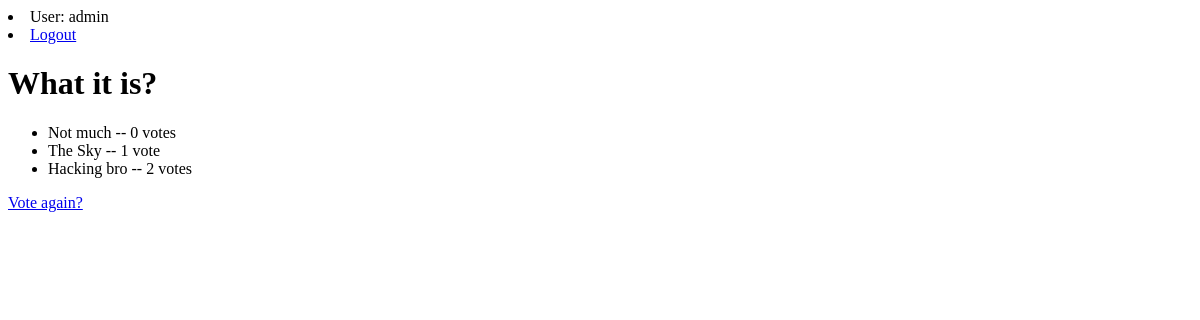
The page /polls/1/results/ (signed in) on the database as committed earlier.
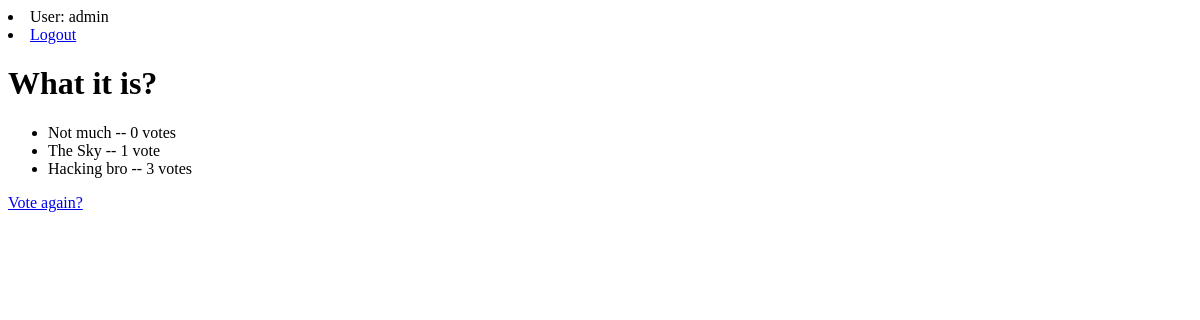
The same page on the database as committed later.
### polls/models.py (models this page shows, shortened)
class Choice(models.Model):
    question = models.ForeignKey(Question, on_delete=models.CASCADE)
    choice_text = models.CharField(max_length=200)
    votes = models.IntegerField(default=0)

### polls/views.py (the view)
# urls.py: url(r'^(?P<pk>[0-9]+)/results/$', login_required(views.ResultsView.as_view()), name='results'),
class ResultsView(generic.DetailView):
    model = Question
    template_name = 'polls/results.html'

### polls/templates/polls/results.html
{% extends "base.html" %}
{% block content %}
<h1>{{ question.question_text }}</h1>
<ul>
{% for choice in question.choice_set.all %}
    <li>{{ choice.choice_text }} -- {{ choice.votes }} vote{{ choice.votes|pluralize }}</li>
{% endfor %}
</ul>
<a href="{% url 'polls:detail' question.id %}">Vote again?</a>
{% endblock content %}

Rows that differ between the two databases and show on the page:
changed Choice "Hacking bro": votes "2" → "3"
